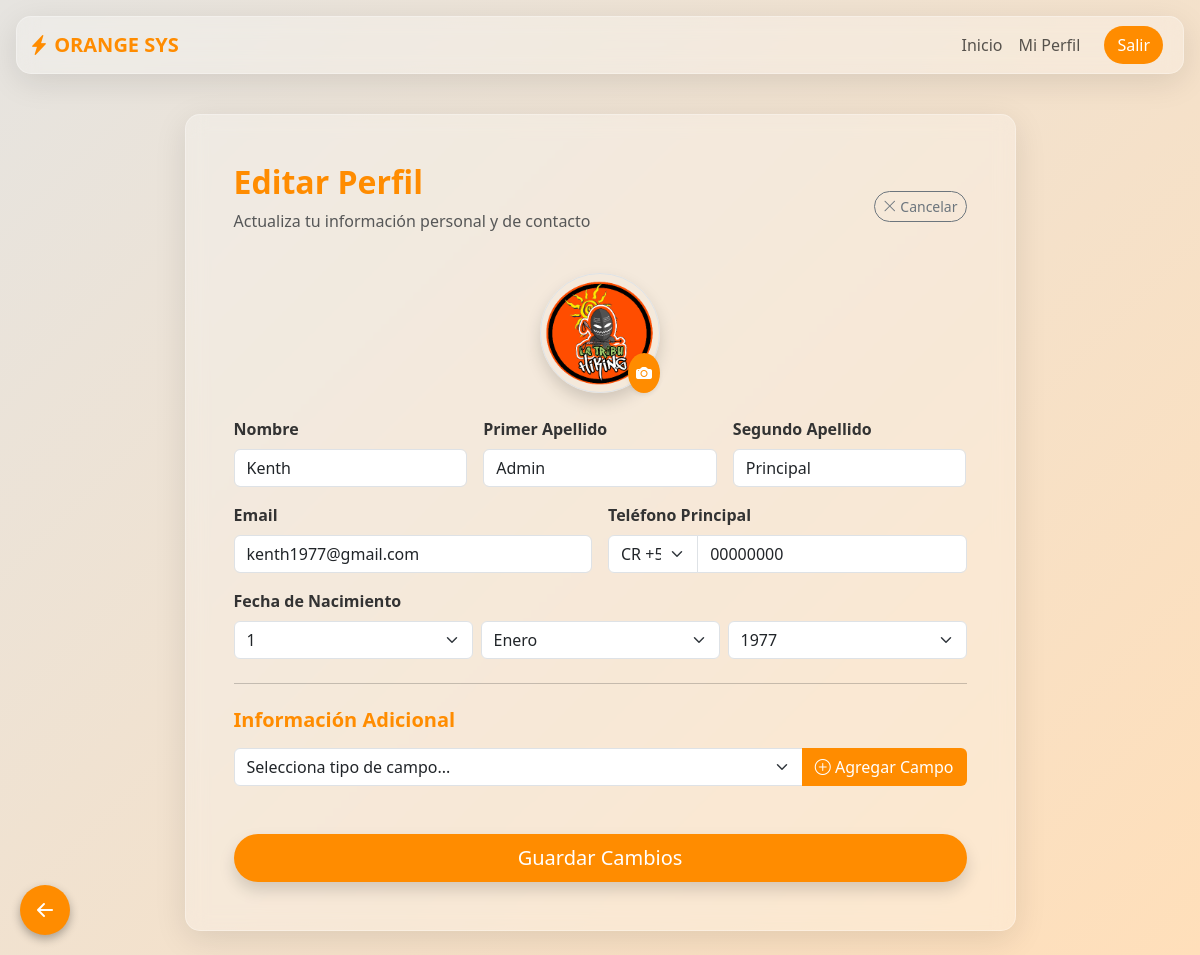
The app's page /editar_perfil (signed in) with its own data.
### models.py (models this page shows)
class User(Base):
    __tablename__ = 'users'
    id = Column(Integer, primary_key=True, autoincrement=True)
    first_name = Column(String(100), nullable=False)
    last_name1 = Column(String(100), nullable=False)
    last_name2 = Column(String(100), nullable=False)
    email = Column(String(150), unique=True, nullable=False)
    phone = Column(String(20), nullable=False)
    birth_date = Column(DateTime, nullable=False)
    password = Column(String(255), nullable=False)
    avatar = Column(String(255), default='default.png')
    role = Column(String(50), default='Usuario')
    created_at = Column(DateTime, default=datetime.utcnow)
    updated_at = Column(DateTime, default=datetime.utcnow, onupdate=datetime.utcnow)
    extra_fields = relationship("ExtraField", back_populates="user", cascade="all, delete-orphan")

### routes.py (the view, shortened to what this page needs)
@main_bp.route('/editar_perfil', methods=['GET', 'POST'])
@login_required
def editar_perfil():
    db = SessionLocal()
    user = db.query(User).get(session['user_id'])
    html = render_template('editar_perfil.html', user=user)
    db.close()
    return html

### routes.py (called while the page is built)
def login_required(f):
    from functools import wraps
    @wraps(f)
    def decorated_function(*args, **kwargs):
        if 'user_id' not in session:
            flash('Por favor, inicia sesión primero.', 'warning')
            return redirect(url_for('main.login'))
        return f(*args, **kwargs)
    return decorated_function

### templates/editar_perfil.html (shortened to what this page needs)
{% extends 'base.html' %}
{% block head %}
<link rel="stylesheet" href="{{ url_for('static', filename='css/cropper.min.css') }}">
{% endblock %}
{% block content %}
<div class="row justify-content-center">
    <div class="col-lg-9">
        <div class="glass-card p-4 p-md-5 animate__animated animate__fadeInUp">
            <div class="d-flex justify-content-between align-items-center mb-4">
                <div>
                    <h2 class="fw-bold text-orange">Editar Perfil</h2>
                    <p class="text-muted">Actualiza tu información personal y de contacto</p>
                </div>
                <a href="{{ url_for('main.perfil') }}" class="btn btn-outline-secondary rounded-pill btn-sm">
                    <i class="bi bi-x-lg"></i> Cancelar
                </a>
            </div>
            <form action="{{ url_for('main.editar_perfil') }}" method="POST" id="registroForm" enctype="multipart/form-data">
                <div class="text-center mb-4">
                    <div class="position-relative d-inline-block">
                        <img id="avatarPreview" src="{{ url_for('static', filename='img/' + user.avatar) }}"
                             class="rounded-circle border border-orange p-1 shadow"
                             style="width: 120px; height: 120px; object-fit: cover;"
                             onerror="this.src='https://placehold.co/150x150?text=Avatar'">
                        <label for="avatarInput" class="position-absolute bottom-0 end-0 bg-orange text-white rounded-circle p-2 shadow-sm" style="cursor: pointer;">
                            <i class="bi bi-camera-fill"></i>
                        </label>
                    </div>
                </div>
                <div class="row g-3">
                    <div class="col-md-4">
                        <label class="form-label fw-bold">Nombre</label>
                        <input type="text" name="first_name" class="form-control glass-input val-name" value="{{ user.first_name }}" required>
                    </div>
                    <div class="col-md-4">
                        <label class="form-label fw-bold">Primer Apellido</label>
                        <input type="text" name="last_name1" class="form-control glass-input val-surname" value="{{ user.last_name1 }}" required>
                    </div>
                    <div class="col-md-4">
                        <label class="form-label fw-bold">Segundo Apellido</label>
                        <input type="text" name="last_name2" class="form-control glass-input val-surname" value="{{ user.last_name2 }}" required>
                    </div>
                    <div class="col-md-6">
                        <label class="form-label fw-bold">Email</label>
                        <input type="email" name="email" class="form-control glass-input val-email" value="{{ user.email }}" required readonly title="El correo no se puede cambiar directamente">
                    </div>
                    <div class="col-md-6">
                        <label class="form-label fw-bold">Teléfono Principal</label>
                        <div class="input-group">
                            <select class="form-select glass-input w-25" name="country_code" id="countryCode">
                                <option value="+506">CR +506</option>
                            </select>
                            <input type="text" name="phone" class="form-control glass-input val-numeric w-75" value="{{ user.phone }}" required>
                        </div>
                    </div>
                    <div class="col-md-12">
                        <label class="form-label fw-bold">Fecha de Nacimiento</label>
                        <div class="row g-2">
                            <div class="col-4">
                                <select name="day" class="form-select glass-input" required>
                                    {% for d in range(1, 32) %}
                                        <option value="{{ d }}" {% if user.birth_date.day == d %}selected{% endif %}>{{ d }}</option>
                                    {% endfor %}
                                </select>
                            </div>
                            <div class="col-4">
                                <select name="month" class="form-select glass-input" required>
                                    {% set meses = ['Enero', 'Febrero', 'Marzo', 'Abril', 'Mayo', 'Junio', 'Julio', 'Agosto', 'Septiembre', 'Octubre', 'Noviembre', 'Diciembre'] %}
                                    {% for m in meses %}
                                        <option value="{{ loop.index }}" {% if user.birth_date.month == loop.index %}selected{% endif %}>{{ m }}</option>
                                    {% endfor %}
                                </select>
                            </div>
                            <div class="col-4">
                                <select name="year" class="form-select glass-input" required>
                                    {% for y in range(2025, 1920, -1) %}
                                        <option value="{{ y }}" {% if user.birth_date.year == y %}selected{% endif %}>{{ y }}</option>
                                    {% endfor %}
                                </select>
                            </div>
                        </div>
                    </div>
                </div>
                <hr class="my-4">
                <div class="mb-3">
                    <h5 class="fw-bold text-orange">Información Adicional</h5>
                    <div class="mt-3">
                        <div class="input-group">
                            <select id="extraFieldSelector" class="form-select glass-input">
                                <option value="">Selecciona tipo de campo...</option>
                            </select>
                            <button type="button" class="btn bg-orange text-white" onclick="addExtraField()">
                                <i class="bi bi-plus-circle"></i> Agregar Campo
                            </button>
                        </div>
                    </div>
                </div>
                <div class="mt-5 d-grid">
                    <button type="submit" class="btn bg-orange text-white btn-lg rounded-pill shadow">Guardar Cambios</button>
                </div>
            </form>
        </div>
    </div>
</div>
{% endblock %}

### static/css/main.css (style rules this page uses)
:root { --orange-primary: #ff8c00; --orange-secondary: #ff4500; --glass-bg: rgba(255, 255, 255, 0.25); --glass-border: rgba(255, 255, 255, 0.3); --glass-blur: blur(10px); --text-color: #333; --bg-gradient: linear-gradient(135deg, #e6e4e0 0%, #ffdfba 100%); }
body { background: var(--bg-gradient); background-attachment: fixed; min-height: 100vh; font-family: 'Segoe UI', Tahoma, Geneva, Verdana, sans-serif; color: var(--text-color); }
.glass-card { background: var(--glass-bg); backdrop-filter: var(--glass-blur); -webkit-backdrop-filter: var(--glass-blur); border: 1px solid var(--glass-border); border-radius: 15px; box-shadow: 0 8px 32px 0 rgba(0, 0, 0, 0.1); }
.text-orange { color: var(--orange-primary); }
.bg-orange { background-color: var(--orange-primary); }
.border-orange { border-color: var(--orange-primary); }

### records on screen
User: avatar (picture), first_name "Kenth", last_name1 "Admin", last_name2 "Principal", email "kenth1977@gmail.com", phone "00000000", day "1", month "Enero", year "1977"
